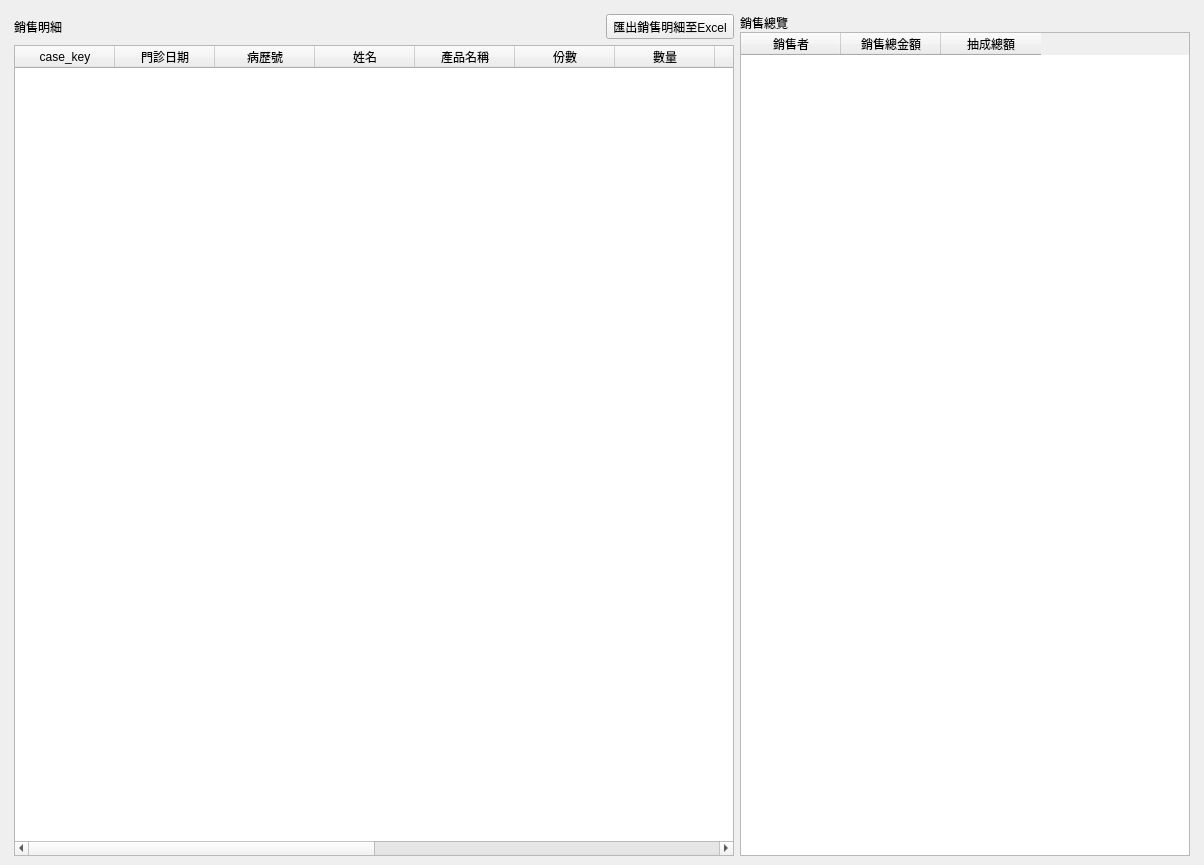
<?xml version="1.0" encoding="UTF-8"?>
<ui version="4.0">
 <class>WindowStatisticsDoctorSale</class>
 <widget class="QMainWindow" name="WindowStatisticsDoctorSale">
  <property name="geometry">
   <rect>
    <x>0</x>
    <y>0</y>
    <width>1204</width>
    <height>865</height>
   </rect>
  </property>
  <property name="windowTitle">
   <string>醫師收入統計</string>
  </property>
  <widget class="QWidget" name="centralwidget">
   <layout class="QHBoxLayout" name="horizontalLayout">
    <item>
     <layout class="QVBoxLayout" name="verticalLayout">
      <property name="leftMargin">
       <number>5</number>
      </property>
      <property name="topMargin">
       <number>5</number>
      </property>
      <property name="rightMargin">
       <number>5</number>
      </property>
      <item>
       <layout class="QVBoxLayout" name="verticalLayout_5">
        <item>
         <layout class="QHBoxLayout" name="horizontalLayout_income">
          <item>
           <layout class="QVBoxLayout" name="verticalLayout_3">
            <property name="spacing">
             <number>6</number>
            </property>
            <item>
             <layout class="QHBoxLayout" name="horizontalLayout_2">
              <item>
               <widget class="QLabel" name="label_2">
                <property name="text">
                 <string>銷售明細</string>
                </property>
               </widget>
              </item>
              <item>
               <spacer name="horizontalSpacer_2">
                <property name="orientation">
                 <enum>Qt::Horizontal</enum>
                </property>
                <property name="sizeHint" stdset="0">
                 <size>
                  <width>40</width>
                  <height>20</height>
                 </size>
                </property>
               </spacer>
              </item>
              <item>
               <widget class="QToolButton" name="toolButton_export_to_excel">
                <property name="text">
                 <string>匯出銷售明細至Excel</string>
                </property>
                <property name="icon">
                 <iconset>
                  <normaloff>../icons/document-export.svg</normaloff>../icons/document-export.svg</iconset>
                </property>
                <property name="toolButtonStyle">
                 <enum>Qt::ToolButtonTextBesideIcon</enum>
                </property>
               </widget>
              </item>
             </layout>
            </item>
            <item>
             <widget class="QTableWidget" name="tableWidget_doctor_sale">
              <property name="editTriggers">
               <set>QAbstractItemView::NoEditTriggers</set>
              </property>
              <property name="selectionMode">
               <enum>QAbstractItemView::SingleSelection</enum>
              </property>
              <property name="selectionBehavior">
               <enum>QAbstractItemView::SelectRows</enum>
              </property>
              <column>
               <property name="text">
                <string>case_key</string>
               </property>
              </column>
              <column>
               <property name="text">
                <string>門診日期</string>
               </property>
              </column>
              <column>
               <property name="text">
                <string>病歷號</string>
               </property>
              </column>
              <column>
               <property name="text">
                <string>姓名</string>
               </property>
              </column>
              <column>
               <property name="text">
                <string>產品名稱</string>
               </property>
              </column>
              <column>
               <property name="text">
                <string>份數</string>
               </property>
              </column>
              <column>
               <property name="text">
                <string>數量</string>
               </property>
              </column>
              <column>
               <property name="text">
                <string>單位</string>
               </property>
              </column>
              <column>
               <property name="text">
                <string>單價</string>
               </property>
              </column>
              <column>
               <property name="text">
                <string>小計</string>
               </property>
              </column>
              <column>
               <property name="text">
                <string>抽成率</string>
               </property>
              </column>
              <column>
               <property name="text">
                <string>抽成金</string>
               </property>
              </column>
              <column>
               <property name="text">
                <string>銷售者</string>
               </property>
              </column>
              <column>
               <property name="text">
                <string>銷售者2</string>
               </property>
              </column>
             </widget>
            </item>
           </layout>
          </item>
          <item>
           <widget class="QFrame" name="verticalFrame">
            <property name="maximumSize">
             <size>
              <width>450</width>
              <height>16777215</height>
             </size>
            </property>
            <layout class="QVBoxLayout" name="verticalLayout_2">
             <property name="spacing">
              <number>0</number>
             </property>
             <property name="leftMargin">
              <number>0</number>
             </property>
             <property name="topMargin">
              <number>0</number>
             </property>
             <property name="rightMargin">
              <number>0</number>
             </property>
             <property name="bottomMargin">
              <number>0</number>
             </property>
             <item>
              <widget class="QLabel" name="label">
               <property name="text">
                <string>銷售總覽</string>
               </property>
              </widget>
             </item>
             <item>
              <widget class="QTableWidget" name="tableWidget_sale_summary">
               <property name="maximumSize">
                <size>
                 <width>650</width>
                 <height>16777215</height>
                </size>
               </property>
               <property name="editTriggers">
                <set>QAbstractItemView::NoEditTriggers</set>
               </property>
               <property name="alternatingRowColors">
                <bool>true</bool>
               </property>
               <property name="selectionMode">
                <enum>QAbstractItemView::SingleSelection</enum>
               </property>
               <property name="selectionBehavior">
                <enum>QAbstractItemView::SelectRows</enum>
               </property>
               <column>
                <property name="text">
                 <string>銷售者</string>
                </property>
               </column>
               <column>
                <property name="text">
                 <string>銷售總金額</string>
                </property>
               </column>
               <column>
                <property name="text">
                 <string>抽成總額</string>
                </property>
               </column>
              </widget>
             </item>
             <item>
              <layout class="QVBoxLayout" name="verticalLayout_chart"/>
             </item>
            </layout>
           </widget>
          </item>
         </layout>
        </item>
       </layout>
      </item>
     </layout>
    </item>
   </layout>
  </widget>
  <widget class="QMenuBar" name="menubar">
   <property name="geometry">
    <rect>
     <x>0</x>
     <y>0</y>
     <width>1204</width>
     <height>33</height>
    </rect>
   </property>
  </widget>
  <action name="action_export_excel">
   <property name="icon">
    <iconset>
     <normaloff>../icons/document-export.svg</normaloff>../icons/document-export.svg</iconset>
   </property>
   <property name="text">
    <string>匯出Excel</string>
   </property>
  </action>
 </widget>
 <resources/>
 <connections/>
</ui>
